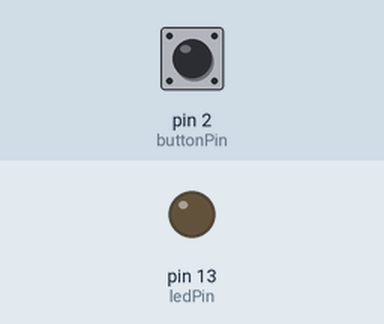
Bench run of a sketch on a simulated Arduino Uno, built with avr-gcc and run on an emulated ATmega328P. Parts: output pins drawn as LEDs (lit = HIGH). The test bench sets the inputs (shaded band); at power-on: pin 2 (buttonPin) HIGH.

Above: at 1.2 s.
1.3 s: pin 2 (buttonPin) pulled LOW for 0.15 s
At 2.2 s:
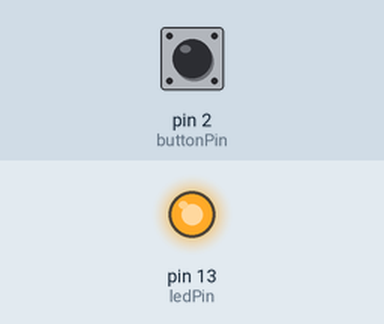
2.9 s: pin 2 (buttonPin) pulled LOW for 1 s
At 3.5 s:
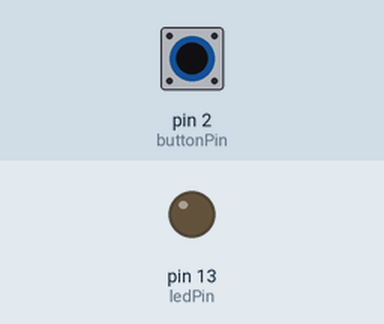
5.4 s: pin 2 (buttonPin) pulled LOW for 3.2 s
At 6.6 s:
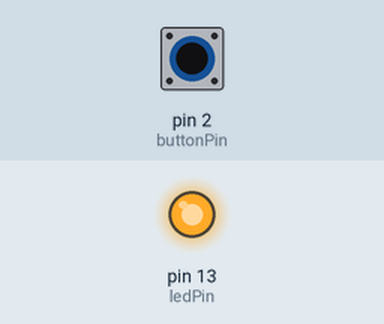
Timing chart, 0 to 8.4 s (numbered marks = the images above; inputs shaded):
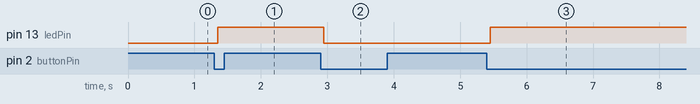

The sketch:

07_Magic_Toggle.ino
```cpp
/*
  07_Magic_Toggle
  神奇开关：按一下开，再按一下关 (自锁开关效果)
  学习“状态检测” (State Change Detection)
*/

int buttonPin = 2;
int ledPin = 13;

int ledState = LOW;         // 记录灯当前是亮还是灭
int lastButtonState = HIGH; // 记录上一次按钮的状态 (默认未按下是HIGH)

void setup() {
  pinMode(ledPin, OUTPUT);
  pinMode(buttonPin, INPUT_PULLUP);
}

void loop() {
  int currentButtonState = digitalRead(buttonPin);

  // 检测“按下的瞬间”：
  // 1. 现在是 LOW (按下了)
  // 2. 上次是 HIGH (没按)
  // 这意味着状态发生了“改变”
  if (lastButtonState == HIGH && currentButtonState == LOW) {
    // 切换灯的状态变量
    if (ledState == LOW) {
      ledState = HIGH;
    } else {
      ledState = LOW;
    }
    // 简单的去抖动 (防止按键接触不良造成误判)
    delay(50);
  }

  // 根据记录的状态去控制灯
  digitalWrite(ledPin, ledState);

  // 记住这次的状态，留给下一次循环做比较
  lastButtonState = currentButtonState;
}
```

Measured:
- after the input at 1.3 s, pin 13 (ledPin): LOW → HIGH after 0.05 s
- after the input at 2.9 s, pin 13 (ledPin): HIGH → LOW after 0.05 s
- after the input at 5.4 s, pin 13 (ledPin): LOW → HIGH after 0.05 s
